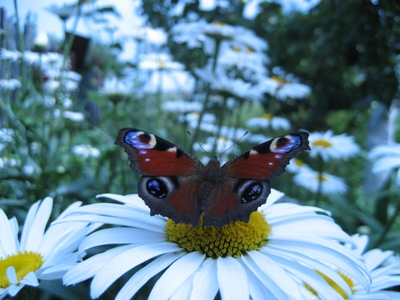
//> input picture Align_image/align_demo/photo.jpg, 400 x 300 px
$ ./main photo.jpg   (built with g++ and OpenCV 4)
//> lines starting //> are read from the running program, lines starting //| are printed output that depends on the picture; after the words box and inside, x2 and y2 are one past the last pixel; in counts of white or black regions, pixels touching at a corner belong together
### Align_image/align_demo/invcomp.h
// Module: invcomp.h
// Brief:
// Author: Oleg A. Krivtsov
// Email:  olegkrivtsov@mail.ru
// Date:  March 2008

#ifndef __INVERSECOMP_H__
#define __INVERSECOMP_H__

#include "cv.h"

void align_image_inverse_compositional(IplImage* pImgT, CvRect omega, IplImage* pImgI);

#endif //__INVERSECOMP_H__

### Align_image/align_demo/forwadditive.h
// Module: forwadditive.h
// Brief:
// Author: Oleg A. Krivtsov
// Email:  olegkrivtsov@mail.ru
// Date:  March 2008

#ifndef __FORWADDITIVE_H__
#define __FORWADDITIVE_H__

#include "cv.h"

void align_image_forwards_additive(IplImage* pImgT, CvRect omega, IplImage* pImgI);

#endif //__FORWADDITIVE_H__

### Align_image/align_demo/auxfunc.h
// Module: auxfunc.h
// Brief:
// Author: Oleg A. Krivtsov
// Email:  olegkrivtsov@mail.ru
// Date:  March 2008

#ifndef __AUXFUNC_H__
#define __AUXFUNC_H__

#include "cv.h"

void init_warp(CvMat* W, float wz, float tx, float ty);
void warp_image(IplImage* pSrcFrame, IplImage* pDstFrame, CvMat* W);
void draw_warped_rect(IplImage* pImage, CvRect rect, CvMat* W);

// Interpolates pixel intensity with subpixel accuracy.
// Abount bilinear interpolation in Wikipedia:
// http://en.wikipedia.org/wiki/Bilinear_interpolation

template <class T>
float interpolate(IplImage* pImage, float x, float y)
{
	// Get the nearest integer pixel coords (xi;yi).
	int xi = cvFloor(x);
	int yi = cvFloor(y);

	float k1 = x-xi; // Coefficients for interpolation formula.
	float k2 = y-yi;

	int f1 = xi<pImage->width-1;  // Check that pixels to the right
	int f2 = yi<pImage->height-1; // and to down direction exist.

	T* row1 = &CV_IMAGE_ELEM(pImage, T, yi, xi);
	T* row2 = &CV_IMAGE_ELEM(pImage, T, yi+1, xi);

	// Interpolate pixel intensity.
	float interpolated_value = (1.0f-k1)*(1.0f-k2)*(float)row1[0] +
				(f1 ? ( k1*(1.0f-k2)*(float)row1[1] ):0) +
				(f2 ? ( (1.0f-k1)*k2*(float)row2[0] ):0) +
				((f1 && f2) ? ( k1*k2*(float)row2[1] ):0) ;

	return interpolated_value;

}

#define SET_VECTOR(X, u, v)\
	CV_MAT_ELEM(*(X), float, 0, 0) = (float)(u);\
	CV_MAT_ELEM(*(X), float, 1, 0) = (float)(v);\
	CV_MAT_ELEM(*(X), float, 2, 0) = 1.0f;

#define GET_VECTOR(X, u, v)\
	(u) = CV_MAT_ELEM(*(X), float, 0, 0);\
	(v) = CV_MAT_ELEM(*(X), float, 1, 0);

#define GET_INT_VECTOR(X, u, v)\
	(u) = (int)CV_MAT_ELEM(*(X), float, 0, 0);\
	(v) = (int)CV_MAT_ELEM(*(X), float, 1, 0);


#endif //__AUXFUNC_H__

### Align_image/align_demo/invcomp.cpp
// Module: invcomp.cpp
// Brief:  Contains implementation of inverse compositional alignment algorithm.
// Author: Oleg A. Krivtsov
// Email:  olegkrivtsov@mail.ru
// Date:  March 2008

#include <stdio.h>
#include <time.h>
#include <cv.h>			// Include header for computer-vision part of OpenCV.
#include <highgui.h>	// Include header for GUI part of OpenCV.
#include "auxfunc.h"    // Header for our warping functions.

// Baker-Dellaert-Matthews inverse compositional method
// @param[in] pImgT   Template image T
// @param[in] omega   Rectangular template region
// @param[in] pImgI   Another image I

void align_image_inverse_compositional(IplImage* pImgT, CvRect omega, IplImage* pImgI)
{
	// Some constants for iterative minimization process.
	const float EPS = 1E-5f; // Threshold value for termination criteria.
	const int MAX_ITER = 100;  // Maximum iteration count.

	// Here we will store internally used images.
	IplImage* pGradTx = 0;	   // Gradient of I in X direction.
	IplImage* pGradTy = 0;	   // Gradient of I in Y direction.
	IplImage* pStDesc = 0;		// Steepest descent images.

	// Here we will store matrices.
	CvMat* W = 0;  // Current value of warp W(x,p)
	CvMat* dW = 0;  // Warp update.
	CvMat* idW = 0; // Inverse of warp update.
	CvMat* X = 0;  // Point in coordinate frame of T.
	CvMat* Z = 0;  // Point in coordinate frame of I.

	CvMat* H = 0;  // Hessian.
	CvMat* iH = 0; // Inverse of Hessian.
	CvMat* b = 0;  // Vector in the right side of the system of linear equations.
	CvMat* delta_p = 0; // Parameter update value.

	// Create matrices.
	W = cvCreateMat(3, 3, CV_32F);
	dW = cvCreateMat(3, 3, CV_32F);
	idW = cvCreateMat(3, 3, CV_32F);
	X = cvCreateMat(3, 1, CV_32F);
	Z = cvCreateMat(3, 1, CV_32F);

	H = cvCreateMat(3, 3, CV_32F);
	iH = cvCreateMat(3, 3, CV_32F);
	b = cvCreateMat(3, 1, CV_32F);
	delta_p = cvCreateMat(3, 1, CV_32F);

	// Create images.
	CvSize image_size = cvSize(pImgI->width, pImgI->height);
	pGradTx = cvCreateImage(image_size, IPL_DEPTH_16S, 1);
	pGradTy = cvCreateImage(image_size, IPL_DEPTH_16S, 1);
	pStDesc = cvCreateImage(image_size, IPL_DEPTH_32F, 3);

	// Get current time. We will use it later to obtain total calculation time.
	clock_t start_time = clock();

	/*
	 *  Precomputation stage.
	 */

	// Calculate gradient of T.
	cvSobel(pImgT, pGradTx, 1, 0); // Gradient in X direction
	cvConvertScale(pGradTx, pGradTx, 0.125); // Normalize
	cvSobel(pImgT, pGradTy, 0, 1); // Gradient in Y direction
	cvConvertScale(pGradTy, pGradTy, 0.125); // Normalize


	// Compute steepest descent images and Hessian

	cvSet(H, cvScalar(0)); // Set Hessian with zeroes

	int u, v;	// (u,v) - pixel coordinates in the coordinate frame of T.
	float u2, v2; // (u2,v2) - pixel coordinates in the coordinate frame of I.

	// Walk through pixels in the template T.
	int i, j;
	for(i=0; i<omega.width; i++)
	{
		u = i + omega.x;

		for(j=0; j<omega.height; j++)
		{
			v = j + omega.y;

			// Evaluate gradient of T.
			short Tx = CV_IMAGE_ELEM(pGradTx, short, v, u);
			short Ty = CV_IMAGE_ELEM(pGradTy, short, v, u);

			// Calculate steepest descent image's element.
			float* stdesc = &CV_IMAGE_ELEM(pStDesc, float, v, u*3); // an element of steepest descent image
			stdesc[0] = (float)(-v*Tx+u*Ty);
			stdesc[1] = (float)Tx;
			stdesc[2] = (float)Ty;

			// Add a term to Hessian.
			int l,m;
			for(l=0;l<3;l++)
			{
				for(m=0;m<3;m++)
				{
					CV_MAT_ELEM(*H, float, l, m) += stdesc[l]*stdesc[m];
				}
			}
		}
	}

	// Invert Hessian.
	double inv_res = cvInvert(H, iH);
	if(inv_res==0)
	{
		printf("Error: Hessian is singular.\n");
		return;
	}

	/*
	 *   Iteration stage.
	 */

	// Set warp with identity.
	cvSetIdentity(W);

	// Here we will store current value of mean error.
	float mean_error=0;

	// Iterate
	int iter=0; // number of current iteration
	while(iter < MAX_ITER)
	{
		iter++; // Increment iteration counter

		mean_error = 0; // Set mean error value with zero

		int pixel_count=0; // Count of processed pixels

		cvSet(b, cvScalar(0)); // Set b matrix with zeroes

		// Walk through pixels in the template T.
		int i, j;
		for(i=0; i<omega.width; i++)
		{
			int u = i + omega.x;

			for(j=0; j<omega.height; j++)
			{
				int v = j + omega.y;

				// Set vector X with pixel coordinates (u,v,1)
				SET_VECTOR(X, u, v);

				// Warp Z=W*X
				cvGEMM(W, X, 1, 0, 0, Z);

				// Get coordinates of warped pixel in coordinate frame of I.
				GET_VECTOR(Z, u2, v2);

				// Get the nearest integer pixel coords (u2i;v2i).
				int u2i = cvFloor(u2);
				int v2i = cvFloor(v2);

				if(u2i>=0 && u2i<pImgI->width && // check if pixel is inside I.
					v2i>=0 && v2i<pImgI->height)
				{
					pixel_count++;

					// Calculate intensity of a transformed pixel with sub-pixel accuracy
					// using bilinear interpolation.
					float I2 = interpolate<uchar>(pImgI, u2, v2);

					// Calculate image difference D = I(W(x,p))-T(x).
					float D = I2 - CV_IMAGE_ELEM(pImgT, uchar, v, u);

					// Update mean error value.
					mean_error += fabs(D);

					// Add a term to b matrix.
					float* stdesc = &CV_IMAGE_ELEM(pStDesc, float, v, u*3);
					float* pb = &CV_MAT_ELEM(*b, float, 0, 0);
					pb[0] += stdesc[0] * D;
					pb[1] += stdesc[1] * D;
					pb[2] += stdesc[2] * D;
				}
			}
		}

		// Finally, calculate resulting mean error.
		if(pixel_count!=0)
			mean_error /= pixel_count;

		// Find parameter increment.
		cvGEMM(iH, b, 1, 0, 0, delta_p);
		float delta_wz = CV_MAT_ELEM(*delta_p, float, 0, 0);
		float delta_tx = CV_MAT_ELEM(*delta_p, float, 1, 0);
		float delta_ty = CV_MAT_ELEM(*delta_p, float, 2, 0);

		init_warp(dW, delta_wz, delta_tx, delta_ty);
		// Invert warp.
		inv_res = cvInvert(dW, idW);
		if(inv_res==0)
		{
			printf("Error: Warp matrix is singular.\n");
			return;
		}

		cvGEMM(idW, W, 1, 0, 0, dW);
		cvCopy(dW, W);

		// Print diagnostic information to screen.
		printf("iter=%d mean_error=%f\n", iter, mean_error);

		// Check termination critera.
		if(fabs(delta_wz)<=EPS && fabs(delta_tx)<=EPS && fabs(delta_ty)<=EPS) break;
	}

	// Get current time and obtain total time of calculation.
	clock_t finish_time = clock();
	double total_time = (double)(finish_time-start_time)/CLOCKS_PER_SEC;

	// Print summary.
	printf("===============================================\n");
	printf("Algorithm: inverse compositional.\n");
	printf("Caclulation time: %g sec.\n", total_time);
	printf("Iteration count: %d\n", iter);
	printf("Epsilon: %f\n", EPS);
	printf("Resulting mean error: %f\n", mean_error);
	printf("===============================================\n");

	// Show result of image alignment.
	draw_warped_rect(pImgI, omega, W);
	cvSetImageROI(pImgT, omega);
	cvShowImage("template",pImgT);
	cvShowImage("image",pImgI);
	cvResetImageROI(pImgT);

	// Free used resources and exit.
	cvReleaseMat(&W);
	cvReleaseMat(&dW);
	cvReleaseMat(&idW);
	cvReleaseMat(&H);
	cvReleaseMat(&iH);
	cvReleaseMat(&b);
	cvReleaseMat(&delta_p);
	cvReleaseMat(&X);
	cvReleaseMat(&Z);

}

### Align_image/align_demo/forwadditive.cpp
// Module: forwadditive.cpp
// Brief:  Contains implementation of forwards additive image alignment algorithm.
// Author: Oleg A. Krivtsov
// Email:  olegkrivtsov@mail.ru
// Date:  March 2008

#include <stdio.h>
#include <time.h>
#include <cv.h>			// Include header for computer-vision part of OpenCV.
#include <highgui.h>	// Include header for GUI part of OpenCV.
#include "auxfunc.h"    // Header for our warping functions.

// Lucas-Kanade method
// @param[in] pImgT   Template image T
// @param[in] omega   Rectangular template region
// @param[in] pImgI   Another image I

void align_image_forwards_additive(IplImage* pImgT, CvRect omega, IplImage* pImgI)
{
	// Some constants for iterative minimization process.
	const float EPS = 1E-5f; // Threshold value for termination criteria.
	const int MAX_ITER = 100;  // Maximum iteration count.

	// Here we will store internally used images.
	IplImage* pGradIx = 0;	   // Gradient of I in X direction.
	IplImage* pGradIy = 0;	   // Gradient of I in Y direction.

	// Here we will store matrices.
	CvMat* W = 0;  // Current value of warp W(x,p)
	CvMat* X = 0;  // Point in coordinate frame of T.
	CvMat* Z = 0;  // Point in coordinate frame of I.

	CvMat* H = 0;  // Hessian
	CvMat* iH = 0; // Inverse of Hessian
	CvMat* b = 0;  // Vector in the right side of the system of linear equations.
	CvMat* delta_p = 0; // Parameter update value.

	// Create matrices.
	W = cvCreateMat(3, 3, CV_32F);
	X = cvCreateMat(3, 1, CV_32F);
	Z = cvCreateMat(3, 1, CV_32F);

	H = cvCreateMat(3, 3, CV_32F);
	iH = cvCreateMat(3, 3, CV_32F);
	b = cvCreateMat(3, 1, CV_32F);
	delta_p = cvCreateMat(3, 1, CV_32F);

	// Create gradient images.
	CvSize image_size = cvSize(pImgI->width,pImgI->height);
	pGradIx = cvCreateImage(image_size, IPL_DEPTH_16S, 1);
	pGradIy = cvCreateImage(image_size, IPL_DEPTH_16S, 1);

	// Get current time. We will use it later to obtain total calculation time.
	clock_t start_time = clock();

	/*
	 *  Precomputation stage.
	 */

	// Calculate gradient of I.
	cvSobel(pImgI, pGradIx, 1, 0); // Gradient in X direction
	cvConvertScale(pGradIx, pGradIx, 0.125); // Normalize
	cvSobel(pImgI, pGradIy, 0, 1); // Gradient in Y direction
	cvConvertScale(pGradIy, pGradIy, 0.125); // Normalize

	/*
	 *  Iteration stage.
	 */

	// Here we will store parameter approximation.
	float wz_a=0, tx_a=0, ty_a=0;

	// Here we will store current mean error value.
	float mean_error=0;

	// Iterate
	int iter=0; // number of current iteration
	while(iter < MAX_ITER)
	{
		iter++; // Increment iteration counter

		mean_error = 0; // Set mean error value with zero

		int pixel_count=0; // Count of processed pixels

		init_warp(W, wz_a, tx_a, ty_a); // Init warp W(x, p)
		cvSet(H, cvScalar(0)); // Set Hessian with zeroes
		cvSet(b, cvScalar(0)); // Set b matrix with zeroes


		// (u,v) - pixel coordinates in the coordinate frame of T.
		int u, v;

		// Walk through pixels in the template T.
		int i, j;
		for(i=0; i<omega.width; i++)
		{
			u = i + omega.x;

			for(j=0; j<omega.height; j++)
			{
				v = j + omega.y;

				// Set vector X with pixel coordinates (u,v,1)
				SET_VECTOR(X, u, v);

				// Warp Z=W*X
				cvGEMM(W, X, 1, 0, 0, Z);

				// (u2,v2) - pixel coordinates in the coordinate frame of I.
				float u2, v2;

				// Get coordinates of warped pixel in coordinate frame of I.
				GET_VECTOR(Z, u2, v2);

				// Get the nearest integer pixel coords (u2i;v2i).
				int u2i = cvFloor(u2);
				int v2i = cvFloor(v2);

				if(u2i>=0 && u2i<pImgI->width && // check if pixel is inside I.
					v2i>=0 && v2i<pImgI->height)
				{
					pixel_count++;

					// Evaluate gradient of I at W(x,p) with subpixel accuracy
					// using bilinear interpolation.
					float Ix = interpolate<short>(pGradIx, u2, v2);
					float Iy = interpolate<short>(pGradIy, u2, v2);

					// Calculate steepest descent image's element.
					float stdesc[3]; // an element of steepest descent image
					stdesc[0] = (float)(-v*Ix+u*Iy);
					stdesc[1] = (float)Ix;
					stdesc[2] = (float)Iy;

					// Calculate intensity of a transformed pixel with sub-pixel accuracy
					// using bilinear interpolation.
					float I2 = interpolate<uchar>(pImgI, u2, v2);

					// Calculate image difference D = T(x)-I(W(x,p)).
					float D = CV_IMAGE_ELEM(pImgT, uchar, v, u) - I2;

					// Update mean error value.
					mean_error += fabs(D);

					// Add a term to b matrix.
					float* pb = &CV_MAT_ELEM(*b, float, 0, 0);
					pb[0] += stdesc[0] * D;
					pb[1] += stdesc[1] * D;
					pb[2] += stdesc[2] * D;

					// Add a term to Hessian.
					int l,m;
					for(l=0;l<3;l++)
					{
						for(m=0;m<3;m++)
						{
							CV_MAT_ELEM(*H, float, l, m) += stdesc[l]*stdesc[m];
						}
					}
				}
			}
		}

		// Finally, calculate mean error.
		if(pixel_count!=0)
			mean_error /= pixel_count;

		// Invert Hessian.
		double inv_res = cvInvert(H, iH);
		if(inv_res==0)
		{
			printf("Error: Hessian is singular.\n");
			return;
		}

		// Find parameter increment.
		cvGEMM(iH, b, 1, 0, 0, delta_p);
		float delta_wz = CV_MAT_ELEM(*delta_p, float, 0, 0);
		float delta_tx = CV_MAT_ELEM(*delta_p, float, 1, 0);
		float delta_ty = CV_MAT_ELEM(*delta_p, float, 2, 0);

		// Update parameter vector approximation.
		wz_a += delta_wz;
		tx_a += delta_tx;
		ty_a += delta_ty;

		// Print diagnostic information to screen.
		printf("iter=%d dwz=%f dtx=%f dty=%f mean_error=%f\n",
			iter, delta_wz, delta_tx, delta_ty, mean_error);

		// Check termination critera.
		if(fabs(delta_wz)<EPS && fabs(delta_tx)<EPS && fabs(delta_ty)<EPS) break;
	}

	// Get current time and obtain total time of calculation.
	clock_t finish_time = clock();
	double total_time = (double)(finish_time-start_time)/CLOCKS_PER_SEC;

	// Print summary.
	printf("===============================================\n");
	printf("Algorithm: forward additive.\n");
	printf("Caclulation time: %g sec.\n", total_time);
	printf("Iteration count: %d\n", iter);
	printf("Approximation: wz_a=%f tx_a=%f ty_a=%f\n", wz_a, tx_a, ty_a);
	printf("Epsilon: %f\n", EPS);
	printf("Resulting mean error: %f\n", mean_error);
	printf("===============================================\n");

	// Show result of image alignment.
	init_warp(W, wz_a, tx_a, ty_a);
	draw_warped_rect(pImgI, omega, W);
	cvSetImageROI(pImgT, omega);
	cvShowImage("template",pImgT);
	cvShowImage("image",pImgI);
	cvResetImageROI(pImgT);

	// Free used resources and exit.
	cvReleaseMat(&W);
	cvReleaseMat(&X);
	cvReleaseMat(&Z);

	cvReleaseMat(&H);
	cvReleaseMat(&iH);
	cvReleaseMat(&b);
	cvReleaseMat(&delta_p);
}

### Align_image/align_demo/auxfunc.cpp
// Module: auxfunc.cpp
// Brief:  Contains implementation of auxilary functions.
// Author: Oleg A. Krivtsov
// Email:  olegkrivtsov@mail.ru
// Date:  March 2008

#include "auxfunc.h"

// Our warp matrix looks like this one:
//
//  ! 1  -wz  tx !
//  ! wz  1   ty !
//  ! 0   0   1  !
//

void init_warp(CvMat* W, float wz, float tx, float ty)
{
	CV_MAT_ELEM(*W, float, 0, 0) = 1;
	CV_MAT_ELEM(*W, float, 1, 0) = wz;
	CV_MAT_ELEM(*W, float, 2, 0) = 0;

	CV_MAT_ELEM(*W, float, 0, 1) = -wz;
	CV_MAT_ELEM(*W, float, 1, 1) = 1;
	CV_MAT_ELEM(*W, float, 2, 1) = 0;

	CV_MAT_ELEM(*W, float, 0, 2) = tx;
	CV_MAT_ELEM(*W, float, 1, 2) = ty;
	CV_MAT_ELEM(*W, float, 2, 2) = 1;
}


void warp_image(IplImage* pSrcFrame, IplImage* pDstFrame, CvMat* W)
{
	cvSet(pDstFrame, cvScalar(0));

	CvMat* X = cvCreateMat(3, 1, CV_32F);
	CvMat* Z = cvCreateMat(3, 1, CV_32F);
	int x, y;

	for(x=0;x<pSrcFrame->width; x++)
	{
		for(y=0;y<pSrcFrame->height; y++)
		{
			SET_VECTOR(X, x, y);

			cvGEMM(W, X, 1, 0, 0, Z);

			int x2, y2;
			GET_INT_VECTOR(Z, x2, y2);

			if(x2>=0 && x2<pDstFrame->width &&
				y2>=0 && y2<pDstFrame->height)
			{
				CV_IMAGE_ELEM(pDstFrame, uchar, y2, x2) =
					CV_IMAGE_ELEM(pSrcFrame, uchar, y, x);
			}
		}
	}

	//cvSmooth(pDstFrame, pDstFrame);

	cvReleaseMat(&X);
	cvReleaseMat(&Z);
}

void draw_warped_rect(IplImage* pImage, CvRect rect, CvMat* W)
{
	CvPoint lt, lb, rt, rb;

	CvMat* X = cvCreateMat(3, 1, CV_32F);
	CvMat* Z = cvCreateMat(3, 1, CV_32F);

	// left-top point
	SET_VECTOR(X, rect.x, rect.y);
	cvGEMM(W, X, 1, 0, 0, Z);
	GET_INT_VECTOR(Z, lt.x, lt.y);

	// left-bottom point
	SET_VECTOR(X, rect.x, rect.y+rect.height);
	cvGEMM(W, X, 1, 0, 0, Z);
	GET_INT_VECTOR(Z, lb.x, lb.y);

	// right-top point
	SET_VECTOR(X, rect.x+rect.width, rect.y);
	cvGEMM(W, X, 1, 0, 0, Z);
	GET_INT_VECTOR(Z, rt.x, rt.y);

	// right-bottom point
	SET_VECTOR(X, rect.x+rect.width, rect.y+rect.height);
	cvGEMM(W, X, 1, 0, 0, Z);
	GET_INT_VECTOR(Z, rb.x, rb.y);

	// draw rectangle
	cvLine(pImage, lt, rt, cvScalar(255));
	cvLine(pImage, rt, rb, cvScalar(255));
	cvLine(pImage, rb, lb, cvScalar(255));
	cvLine(pImage, lb, lt, cvScalar(255));

	// release resources and exit
	cvReleaseMat(&X);
	cvReleaseMat(&Z);
}

### Align_image/align_demo/main.cpp
// Module: main.cpp
// Brief:
// Author: Oleg A. Krivtsov
// Email:  olegkrivtsov@mail.ru
// Date:  March 2008

#include <stdio.h>
#include <opencv/cv.h>
#include <opencv/highgui.h>
#include "auxfunc.h"
#include "forwadditive.h"
#include "invcomp.h"

// Our plan:
//
// 1. Ask user to enter image warp parameter vector p=(wz, tx, ty, s)
// 2. Define our template rectangle to be bounding rectangle of the butterfly
// 3. Warp image I with warp matrix W(p)
// 4. Show template T and image T, wait for a key press
// 5. Estimate warp parameters using Lucas-Kanade method, wait for a key press
// 6. Estimate warp parameters using Baker-Dellaert-Matthews, wait for a key press
//

int main(int argc, char* argv[])
{
	// Ask user to enter image warp paremeters vector.
	// p = (wz, tx, ty),

	float WZ=0, TX=0, TY=0;
	printf("Please enter WZ, TX and TY, separated by space.\n");
	printf("Example: -0.01 5 -3\n");
	printf(">");
	scanf("%f %f %f", &WZ, &TX, &TY);
//> the answer given: 2 2 2

	// Here we will store our images.
	IplImage* pColorPhoto = 0; // Photo of a butterfly on a flower.
	IplImage* pGrayPhoto = 0;  // Grayscale copy of the photo.
	IplImage* pImgT = 0;	   // Template T.
	IplImage* pImgI = 0;	   // Image I.

	// Here we will store our warp matrix.
	CvMat* W = 0;  // Warp W(p)

	// Create two simple windows.
	cvNamedWindow("template"); // Here we will display T(x).
	cvNamedWindow("image"); // Here we will display I(x).

	// Load photo.
	//pColorPhoto = cvLoadImage("..\\data\\photo.jpg");
	pColorPhoto = cvLoadImage(argv[1]);
//> pColorPhoto is the input picture: 300 rows x 400 cols, CV_8UC3; mean B, G, R 144.5, 130.9, 99.9

	// Create other images.
	CvSize photo_size = cvSize(pColorPhoto->width,pColorPhoto->height);
	pGrayPhoto = cvCreateImage(photo_size, IPL_DEPTH_8U, 1);
	pImgT = cvCreateImage(photo_size, IPL_DEPTH_8U, 1);
	pImgI = cvCreateImage(photo_size, IPL_DEPTH_8U, 1);

	// Convert photo to grayscale, because we need intensity values instead of RGB.
	cvCvtColor(pColorPhoto, pGrayPhoto, CV_RGB2GRAY);
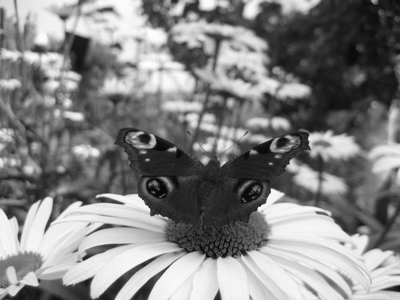
//> pGrayPhoto: 300 rows x 400 cols, CV_8UC1; min 4, max 255, mean 131.4

	// Create warp matrix, we will use it to create image I.
	W = cvCreateMat(3, 3, CV_32F);

	// Create template T
	// Set region of interest to butterfly's bounding rectangle.
	cvCopy(pGrayPhoto, pImgT);
	CvRect omega = cvRect(110, 100, 200, 150);

	// Create I by warping photo with sub-pixel accuracy.
	init_warp(W, WZ, TX, TY);
	warp_image(pGrayPhoto, pImgI, W);
//> after the loop in warp_image, `for(x=0;x<pSrcFrame->width; x++)`:
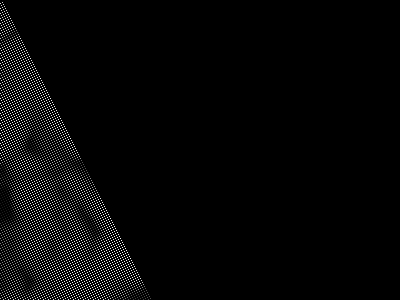
//> pDstFrame: 300 rows x 400 cols, CV_8UC1; min 0, max 251, mean 7.8
//> after the loop in warp_image, `for(x=0;x<pSrcFrame->width; x++)`: X = [399, 299, 1]; Z = [-197, 1099, 1]

	// Draw the initial template position approximation rectangle.
	cvSetIdentity(W);
	draw_warped_rect(pImgI, omega, W);
//> in draw_warped_rect, `cvLine(pImage, lb, lt, cvScalar(255));`:
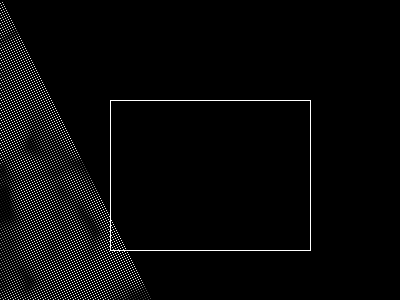
//> pImage: 300 rows x 400 cols, CV_8UC1; min 0, max 255, mean 9.2

	// Show T and I and wait for key press.
	cvSetImageROI(pImgT, omega);
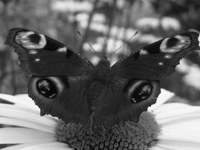
//> pImgT: 150 rows x 200 cols, CV_8UC1; min 4, max 251, mean 101.3
	cvShowImage("template", pImgT);
	cvShowImage("image", pImgI);
	printf("Press any key to start Lucas-Kanade algorithm.\n");
	cvWaitKey(0);
	cvResetImageROI(pImgT);

	// Print what parameters were entered by user.
	printf("==========================================================\n");
	printf("Ground truth:  WZ=%f TX=%f TY=%f\n", WZ, TX, TY);
	printf("==========================================================\n");

	init_warp(W, WZ, TX, TY);

	// Restore image I
	warp_image(pGrayPhoto, pImgI, W);

	/* Lucas-Kanade */
	align_image_forwards_additive(pImgT, omega, pImgI);
//> in align_image_forwards_additive, `cvSobel(pImgI, pGradIx, 1, 0);`:
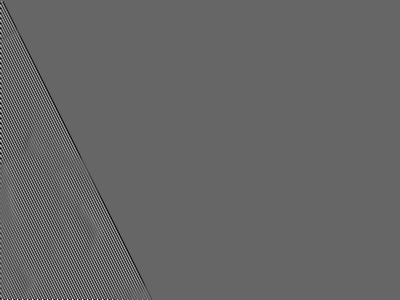
//> pGradIx: 300 rows x 400 cols, CV_16SC1; min -502, max 744, mean -0.6; drawn with min black and max white
//> in align_image_forwards_additive, `cvConvertScale(pGradIx, pGradIx, 0.125);`:
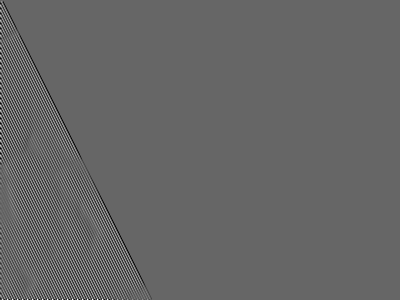
//> pGradIx: 300 rows x 400 cols, CV_16SC1; 15.64% of pixels changed, all inside (x1, y1, x2, y2) = (0, 1, 152, 300); drawn with min black and max white
//> (the rest of the program and of its run is left out)
